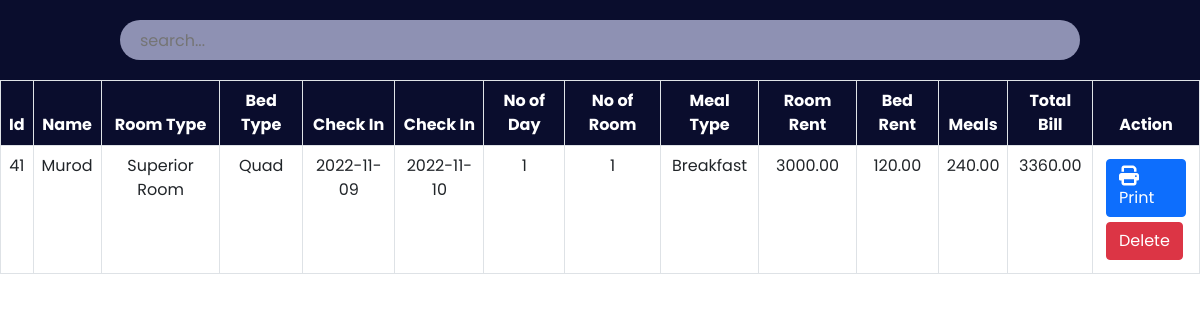
Screenshot of /admin/payment.php with the database file from the repository.
### tables this page shows
CREATE TABLE `payment` (
  `id` int NOT NULL,
  `Name` varchar(30) NOT NULL,
  `Email` varchar(30) NOT NULL,
  `RoomType` varchar(30) NOT NULL,
  `Bed` varchar(30) NOT NULL,
  `NoofRoom` int NOT NULL,
  `cin` date NOT NULL,
  `cout` date NOT NULL,
  `noofdays` int NOT NULL,
  `roomtotal` double(8,2) NOT NULL,
  `bedtotal` double(8,2) NOT NULL,
  `meal` varchar(30) NOT NULL,
  `mealtotal` double(8,2) NOT NULL,
  `finaltotal` double(8,2) NOT NULL
);

### admin/payment.php (the view, shortened to what this page needs)
<?php
    include '../config.php';
?>
<!DOCTYPE html>
<html lang="en">
<head>
    <link href="https://cdn.jsdelivr.net/npm/bootstrap@5.0.2/dist/css/bootstrap.min.css" rel="stylesheet">
    <link rel="stylesheet" href="https://cdnjs.cloudflare.com/ajax/libs/font-awesome/6.2.0/css/all.min.css"/>
	<link rel="stylesheet" href="css/roombook.css">
</head>
<body>
	<div class="searchsection">
        <input type="text" name="search_bar" id="search_bar" placeholder="search..." onkeyup="searchFun()">
    </div>
    <div class="roombooktable" class="table-responsive-xl">
        <?php
            $paymanttablesql = "SELECT * FROM payment";
            $paymantresult = mysqli_query($conn, $paymanttablesql);
        ?>
        <table class="table table-bordered" id="table-data">
            <thead>
                <tr>
                    <th scope="col">Id</th>
                    <th scope="col">Name</th>
                    <th scope="col">Room Type</th>
                    <th scope="col">Bed Type</th>
                    <th scope="col">Check In</th>
                    <th scope="col">Check In</th>
					<th scope="col">No of Day</th>
                    <th scope="col">No of Room</th>
					<th scope="col">Meal Type</th>
                    <th scope="col">Room Rent</th>
                    <th scope="col">Bed Rent</th>
                    <th scope="col">Meals</th>
					<th scope="col">Total Bill</th>
                    <th scope="col">Action</th>
                </tr>
            </thead>
            <tbody>
            <?php
            while ($res = mysqli_fetch_array($paymantresult)) {
            ?>
                <tr>
                    <td><?php echo $res['id'] ?></td>
                    <td><?php echo $res['Name'] ?></td>
                    <td><?php echo $res['RoomType'] ?></td>
                    <td><?php echo $res['Bed'] ?></td>
					<td><?php echo $res['cin'] ?></td>
                    <td><?php echo $res['cout'] ?></td>
					<td><?php echo $res['noofdays'] ?></td>
                    <td><?php echo $res['NoofRoom'] ?></td>
                    <td><?php echo $res['meal'] ?></td>
                    <td><?php echo $res['roomtotal'] ?></td>
					<td><?php echo $res['bedtotal'] ?></td>
					<td><?php echo $res['mealtotal'] ?></td>
					<td><?php echo $res['finaltotal'] ?></td>
                    <td class="action">
                        <a href="invoiceprint.php?id= <?php echo $res['id']?>"><button class="btn btn-primary"><i class="fa-solid fa-print"></i>Print</button></a>
						<a href="paymantdelete.php?id=<?php echo $res['id']?>"><button class="btn btn-danger">Delete</button></a>
                    </td>
                </tr>
            <?php
            }
            ?>
            </tbody>
        </table>
    </div>
</body>
</html>

### admin/css/roombook.css (style rules this page uses)
:root { --bg-text-shadow: 0 2px 4px rgb(13 0 77 / 8%), 0 3px 6px rgb(13 0 77 / 8%), 0 8px 16px rgb(13 0 77 / 8%); --bg-box-shadow: 0px 0px 20px 6px rgba(26, 30, 164, 0.31); }
body { background-color: #ffff; }
* { margin: 0; padding: 0; font-family: 'Poppins', sans-serif; }
i { font-size: 20px; }
.searchsection { height: 80px; width: 100%; display: flex; justify-content: space-evenly; align-items: center; background-color: #0a0d2d; position: fixed; z-index: 500; }
#search_bar { height: 40px; width: 80%; border: none; background-color: rgba(195, 198, 233, 0.714); padding-left: 20px; border-radius: 30px; }
a { color: black; }
.roombooktable { position: absolute; color: #0a0d2d; margin-top: 80px; width: 100%; height: 100vh; padding-bottom: 900px; }
.roombooktable thead { background-color: #0a0d2d; color: white; text-align: center; }
.roombooktable tbody { text-align: center; }
.action a { text-decoration: none; }
.action button { display: flex; flex-wrap: wrap; margin: 5px; }

### rows the page displays
payment: id "41", Name "Murod", RoomType "Superior Room", Bed "Quad", cin "2022-11-09", cout "2022-11-10", noofdays "1", NoofRoom "1", meal "Breakfast", roomtotal "3000.00", bedtotal "120.00", mealtotal "240.00", finaltotal "3360.00"
